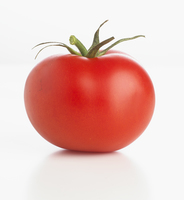
#> input picture src/first_package/images/tomato.jpg, 184 x 200 px, found by its file name
$ python image_threshold.py
#> lines starting #> are read from the running program, lines starting #| are printed output that depends on the picture; after the words box and inside, x2 and y2 are one past the last pixel; in counts of white or black regions, pixels touching at a corner belong together
#!/usr/bin/env python
import numpy as np
import cv2

def read_image(image_name, as_gray):
#> called with as_gray = True
    if as_gray:
        image = cv2.imread(image_name, cv2.IMREAD_GRAYSCALE)
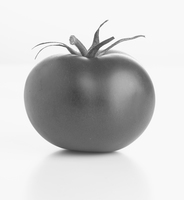
#> image: shape (200, 184); min 61, max 255, mean 203
    else:
        image = cv2.imread(image_name, cv2.IMREAD_COLOR)
    cv2.imshow("Image",image)
    return image

def basic_thresholding(gray_image, threshold_value):
    ret, thresh_basic = cv2.threshold(gray_image,
                                    threshold_value,
                                    255,
                                    cv2.THRESH_BINARY)
    cv2.imshow("Basic Binary Image", thresh_basic)

def adaptive_thresholding(gray_image, threshold_value):
#> called with threshold_value = 115
    adaptive_threshold_image = cv2.adaptiveThreshold(gray_image,
                                                    255,
                                                    cv2.ADAPTIVE_THRESH_MEAN_C,
                                                    cv2.THRESH_BINARY_INV,
                                                    threshold_value,
                                                    2)
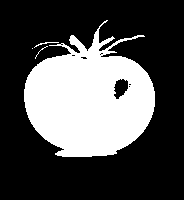
#> adaptive_threshold_image: shape (200, 184); 31.1% white; 4 white regions (2 under 20 px), largest, box (x1, y1, x2, y2) and area: (24, 20, 155, 157) 11413, (34, 42, 59, 48) 31
    cv2.imshow("Adaptive Threshold Image", adaptive_threshold_image)

def main():
    image_name = "/home/xiaoxin/catkin_ws/src/first_package/images/tomato.jpg"
    as_gray = True
    threshold_value= 115
    gray_image = read_image(image_name,as_gray)
    #calling basic thresholding function
    #basic_thresholding(gray_image, threshold_value)
    adaptive_thresholding(gray_image, threshold_value)
    cv2.waitKey(0)
    cv2.destroyAllWindows()

if __name__ == '__main__':
    main()

$ run again, with src/first_package/images/chess.jpg copied over src/first_package/images/tomato.jpg
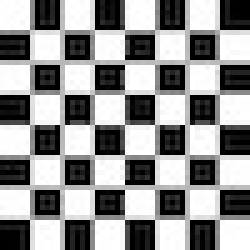
#> input picture src/first_package/images/chess.jpg, 50 x 50 px, found by its file name (shown 5 times larger)
#> in read_image, image is the input picture: shape (50, 50); min 0, max 255, mean 145.1
#> in adaptive_thresholding, `adaptive_threshold_image = cv2.adaptiveThreshold(gray_image, 255, cv2...`:
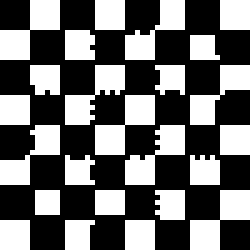
#> adaptive_threshold_image: shape (50, 50) (shown 5 times larger); 42.2% white; 24 white regions, largest, box (x1, y1, x2, y2) and area: (0, 0, 12, 12) 72, (19, 19, 31, 31) 72, (38, 38, 50, 50) 72

$ run again, with src/first_package/images/flower.jpg copied over src/first_package/images/tomato.jpg
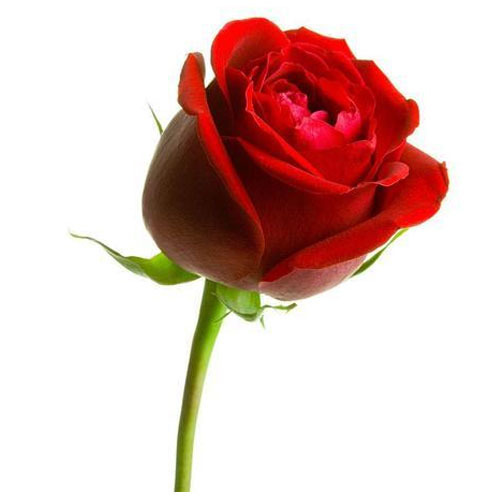
#> input picture src/first_package/images/flower.jpg, 500 x 500 px, found by its file name
#> in read_image, `image = cv2.imread(image_name, cv2.IMREAD_GRAYSCALE)`:
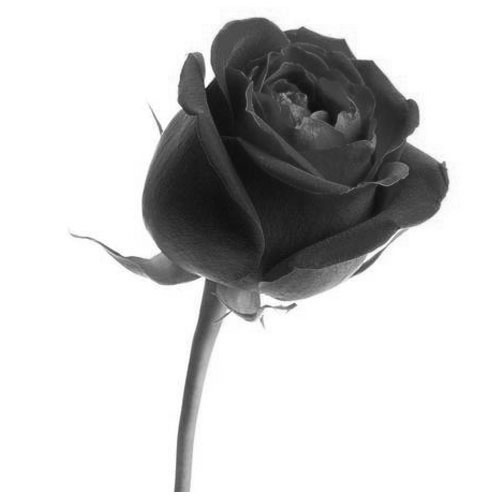
#> image: shape (500, 500); min 11, max 255, mean 203.7
#> in adaptive_thresholding, `adaptive_threshold_image = cv2.adaptiveThreshold(gray_image, 255, cv2...`:
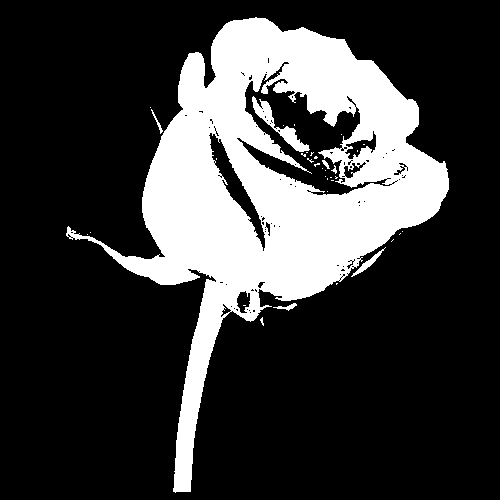
#> adaptive_threshold_image: shape (500, 500); 23.3% white; 36 white regions (29 under 20 px), largest, box (x1, y1, x2, y2) and area: (66, 17, 449, 493) 57028, (252, 96, 310, 152) 715, (351, 247, 386, 277) 177
